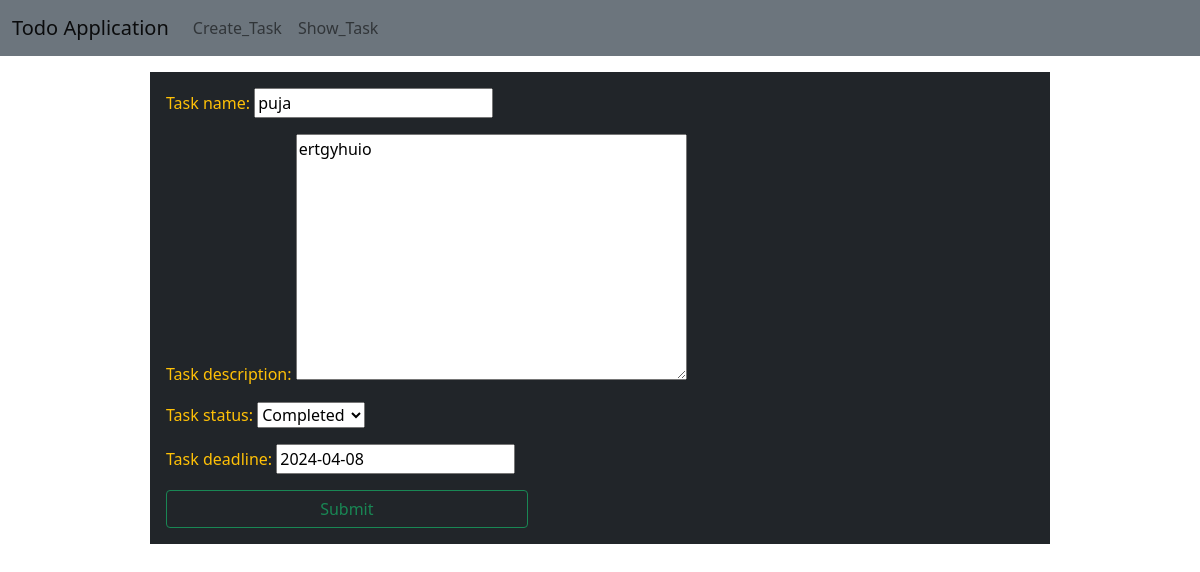
Screenshot of /v1/update/5/ with the database file from the repository.
### task_app/models.py (models this page shows, shortened)
class Todo_Task(models.Model):
    Status = [('In Progress', 'In Progress'), ('Completed', 'Completed'), ('Cancel', 'Cancel'), ('Pending', 'Pending')]
    task_name = models.CharField(max_length=200)
    task_description = models.TextField()
    task_status = models.CharField(max_length=100, choices=Status, default='Pending')
    task_deadline = models.DateField()
    task_created_date = models.DateField(auto_now_add=True)
    task_completed = models.DateField(auto_now_add=True)

### task_app/views.py (the view)
# urls.py: path('update/<int:pk>/', update_task, name='update_task'),
def update_task(request, pk):
    template_name = "insert.html"
    obj = Todo_Task.objects.get(pk=pk)
    form = StatusForm(instance=obj)
    if request.method == 'POST':
        form = StatusForm(request.POST, instance=obj)
        if form.is_valid():
            form.save()
            return redirect('list')
    context = {'forms': form}
    return render(request, template_name, context)

### task_app/forms.py
class StatusForm(StatusUpdateForm):
    def __init__(self, *args, **kwargs):
        super(StatusForm, self).__init__(*args, **kwargs)
        self.fields['task_name'].widget.attrs['readonly'] = True
        self.fields['task_description'].widget.attrs['readonly'] = True
        self.fields['task_deadline'].widget.attrs['readonly'] = True

### templates/insert.html (shortened to what this page needs)
{% extends "base.html" %}
    {% block content %}
        <form method='post' class="bg-dark text-warning w-75 mx-auto p-3">
            {{forms.as_p }}
        <button type="submit" class = "btn btn-outline-success col-5">Submit</button>
        </form>
    {% endblock %}

### rows the page displays
Todo_Task: task_name "puja", task_description "ertgyhuio", task_status "Completed", task_deadline "2024-04-08"
